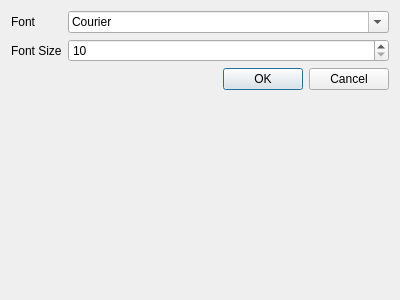
<?xml version="1.0" encoding="UTF-8"?>
<ui version="4.0">
 <class>SettingsDialog</class>
 <widget class="QDialog" name="SettingsDialog">
  <property name="geometry">
   <rect>
    <x>0</x>
    <y>0</y>
    <width>400</width>
    <height>300</height>
   </rect>
  </property>
  <property name="windowTitle">
   <string>Settings</string>
  </property>
  <layout class="QFormLayout" name="formLayout">
   <item row="0" column="0">
    <widget class="QLabel" name="label">
     <property name="text">
      <string>Font</string>
     </property>
    </widget>
   </item>
   <item row="0" column="1">
    <widget class="QFontComboBox" name="fontComboBox">
     <property name="fontFilters">
      <set>QFontComboBox::MonospacedFonts</set>
     </property>
    </widget>
   </item>
   <item row="1" column="0">
    <widget class="QLabel" name="label_2">
     <property name="text">
      <string>Font Size</string>
     </property>
    </widget>
   </item>
   <item row="1" column="1">
    <widget class="QSpinBox" name="spinBox">
     <property name="minimum">
      <number>10</number>
     </property>
     <property name="maximum">
      <number>36</number>
     </property>
     <property name="singleStep">
      <number>2</number>
     </property>
    </widget>
   </item>
   <item row="2" column="0" colspan="2">
    <widget class="QDialogButtonBox" name="buttonBox">
     <property name="orientation">
      <enum>Qt::Horizontal</enum>
     </property>
     <property name="standardButtons">
      <set>QDialogButtonBox::Cancel|QDialogButtonBox::Ok</set>
     </property>
    </widget>
   </item>
  </layout>
 </widget>
 <resources/>
 <connections>
  <connection>
   <sender>buttonBox</sender>
   <signal>accepted()</signal>
   <receiver>SettingsDialog</receiver>
   <slot>accept()</slot>
   <hints>
    <hint type="sourcelabel">
     <x>248</x>
     <y>254</y>
    </hint>
    <hint type="destinationlabel">
     <x>157</x>
     <y>274</y>
    </hint>
   </hints>
  </connection>
  <connection>
   <sender>buttonBox</sender>
   <signal>rejected()</signal>
   <receiver>SettingsDialog</receiver>
   <slot>reject()</slot>
   <hints>
    <hint type="sourcelabel">
     <x>316</x>
     <y>260</y>
    </hint>
    <hint type="destinationlabel">
     <x>286</x>
     <y>274</y>
    </hint>
   </hints>
  </connection>
 </connections>
</ui>
